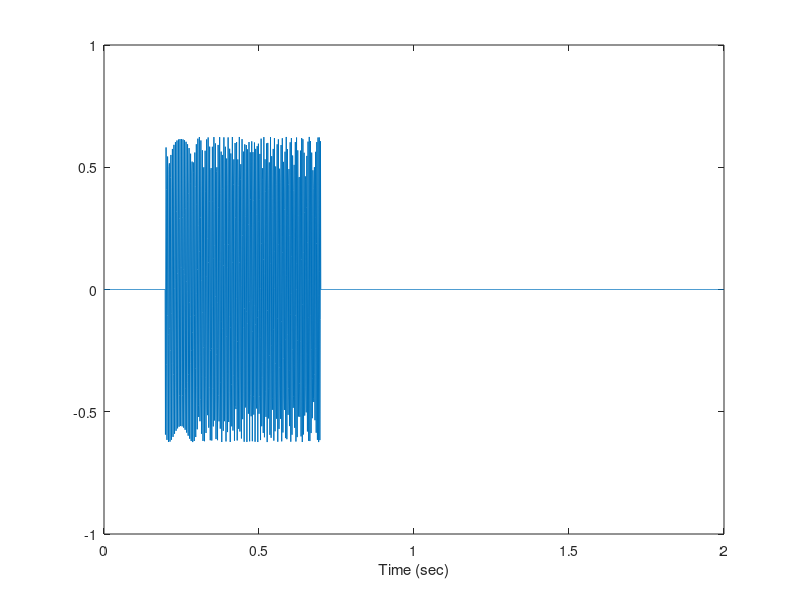

The MATLAB source for this figure: (Note: this script raises an error after producing the figure.)
%% Linear Chirp Matched filtering tutorial
% We will generate a data realization containing a linear chirp signal and
% a realization of i.i.d. Normal random variable sequence (White Gaussian
% Noise). Matched filtering (least squares fitting) will be applied to this
% data to estimate the signal parameters. Mathematical details can be found
% in Lecture 2.

%%
% Number of samples in data, sampling frequency, and sampling times.
nSamples = 2048;%samples
fs = 1024;%Hz (Sampling frequency)
timeVec = (0:(nSamples-1))/fs;

%% 
%Length of data in seconds
dataLen = timeVec(end);

%% Parameters of the linear chirp signal.
f0 = 200;%Hz
f1 = 50; %Hz^2
sigLen = 0.5;%sec
initialPhase = pi/3.3;%radians
sigAmplitude = 10;
timeOfArrival = 0.2;%sec
%%
% Find the samples where the signal should start and end. Store the
% corresponding time samples.
startSample = floor(timeOfArrival*fs);
endSample = floor((timeOfArrival+sigLen)*fs);
sigTimeVec = timeVec(startSample:endSample);
%% Generate the signal
%First allocate an empty array that is as long as the data. Then load the
%signal between start and end samples corresponding to the time of arrival
%and the end of the signal.
sigVec = zeros(1,nSamples);
sigVec(startSample:endSample) = sin(2*pi*(f0*(sigTimeVec-timeOfArrival)+...
                   f1*(sigTimeVec-timeOfArrival).^2)+...
                   initialPhase);
%%
% Normalize the signal and multiply with the amplitude parameter.
sigVec = sigVec/norm(sigVec);
sigVec = sigAmplitude*sigVec;

%% Plot the signal in different domains
% Time domain
plot(timeVec,sigVec);
xlabel('Time (sec)');
snapnow;
%%
% Fourier domain (need to generate the frequency values for the x-axis).
nyquistFreqIndx = floor(nSamples/2)+1;
posFreqVec = (0:(nyquistFreqIndx-1))*(1/dataLen);
fftSig = fft(sigVec);
plot(posFreqVec,abs(fftSig(1:nyquistFreqIndx)));
xlabel('Frequency (Hz)'); ylabel('|FFT|');
snapnow;
%%
% Time-frequency domain (spectrogram)
[S,F,T]= spectrogram(sigVec,32,31,[],fs);
imagesc(T,F,abs(S)); axis xy;
xlabel('Time (sec)'); ylabel('Frequency (Hz)');
snapnow;

%% Generate a data realization
% Noise realization
noiseVec = randn(1,nSamples);
%%
% Add signal and noise
dataVec = sigVec+noiseVec;
%% Plot the data in different domains
% Time domain
plot(timeVec,dataVec);
hold on;
plot(timeVec,sigVec);
xlabel('Time (sec)');
hold off;
snapnow;
%%
% Fourier domain 
fftData = fft(dataVec);
plot(posFreqVec,abs(fftData(1:nyquistFreqIndx)));
hold on;
plot(posFreqVec,abs(fftSig(1:nyquistFreqIndx)));
xlabel('Frequency (Hz)'); ylabel('|FFT|');
hold off;
snapnow;
%%
% Time-frequency domain (spectrogram)
subplot(1,2,1);
[S,F,T]= spectrogram(dataVec,32,31,[],fs);
imagesc(T,F,abs(S)); axis xy;
xlabel('Time (sec)'); ylabel('Frequency (Hz)');
subplot(1,2,2);
[S,F,T]= spectrogram(sigVec,32,31,[],fs);
imagesc(T,F,abs(S)); axis xy;
xlabel('Time (sec)'); ylabel('Frequency (Hz)');
snapnow;
clf;

%% Generate quadrature templates
% We will keep the same values of the $\Theta^\prime$ parameters as the
% signal.
sigNSamples = endSample-startSample+1;
templateTimeVec = timeVec(1:sigNSamples);
q0Vec = zeros(1,nSamples);
q0Vec(1:sigNSamples) = sin(2*pi*(f0*(templateTimeVec)+...
                   f1*(templateTimeVec).^2));
q0Vec = q0Vec/norm(q0Vec);
q1Vec = zeros(1,nSamples);
q1Vec(1:sigNSamples) = cos(2*pi*(f0*(templateTimeVec)+...
                   f1*(templateTimeVec).^2));
q1Vec = q1Vec/norm(q1Vec);
%%
% Fourier transforms of the templates
fftq0 = fft(q0Vec);
fftq1 = fft(q1Vec);

%% Correlate data with each quadrature template
% We do the correlation in the Fourier domain.
q0Corr = real(ifft(fftData.*conj(fftq0)));
q1Corr = real(ifft(fftData.*conj(fftq1)));

%% Sum of squares of quadrature correlation outputs
mfOut = sqrt(q0Corr.^2+q1Corr.^2);

%% Plot matched filtering output
subplot(2,1,1);
plot(timeVec,dataVec);
hold on;
plot(timeVec,sigVec);
subplot(2,1,2);
plot(timeVec,mfOut);
snapnow;
clf;


